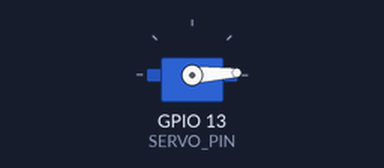
Recording of a program running on a simulated ESP32. Shown: servo. What the program prints to the serial monitor is not drawn.

Above: at 0.05 s.
At 1.4 s:
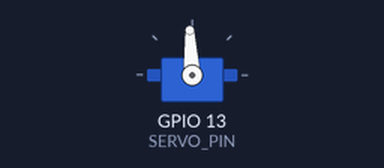
At 2.8 s:
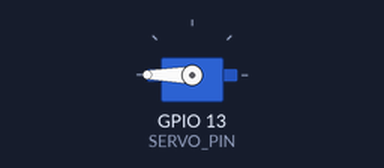
At 5.6 s:
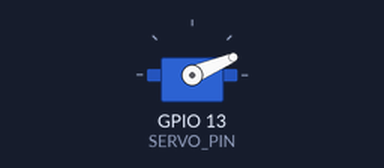
Timing chart, 0 to 8.4 s (numbered marks = the images above):
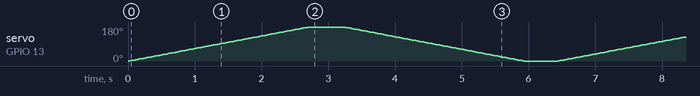

The program:

main.cpp
```cpp
#include <Arduino.h>
#include <ESP32Servo.h>
#define SERVO_PIN 13

Servo myServo;

void setup() {
  Serial.begin(115200);
  myServo.setPeriodHertz(50);          // Standard 50Hz servo
  myServo.attach(SERVO_PIN, 500, 2400); // Attach to pin, min/max pulse width in microseconds
  Serial.println("ESP32 Servo Ready");
}

void loop()
{
  for (int pos = 0; pos <= 180; pos++)
  {
    myServo.write(pos);
    delay(15);
  }
  delay(500);

  for (int pos = 180; pos >= 0; pos--) {
    myServo.write(pos);
    delay(15);
  }
  delay(500);
}
```
